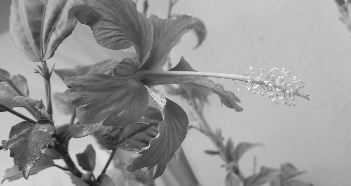
%> input picture NeighborBasedOperations/Sharpening Filters/DerivativeSharpeningFilters/second_derivative_1D_filters/flower.png, 351 x 186 px
$ octave second_derivative_1D_horizontal_and_vertical_filter.m   (GNU Octave 9; MATLAB toolbox functions it lacks are replaced by stand-ins)
%> lines starting %> are read from the running program, lines starting %| are printed output that depends on the picture
% 90 degree isotropic 2D filtering
filter = [ -1;2;-1];

%reading and converting an image into gray
A=rgb2gray(imread('flower.png'));
%> A: size 186x351 uint8; min 22, max 252, mean 150

%displaying original image
figure; imshow(A,[]);title('Original Image');

%applying filter using imfilter function
filteredImage = imfilter(A,filter);
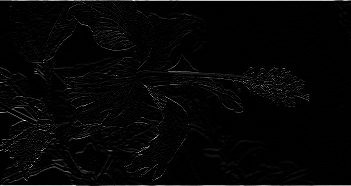
%> filteredImage: size 186x351 uint8; min 0, max 247, mean 5.6

%display filtered image
figure; imshow(filteredImage,[]);title('Filtered Image vertical filter')


% 90 degree isotropic 2D filtering
filter = [ -1,2,-1];

%applying filter using imfilter function
filteredImageHorizontal = imfilter(A,filter);
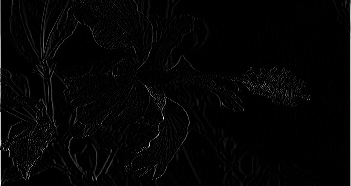
%> filteredImageHorizontal: size 186x351 uint8; min 0, max 255, mean 4.7

%display filtered image
figure; imshow(filteredImageHorizontal,[]);title('Filtered Image horizontal filter ')
